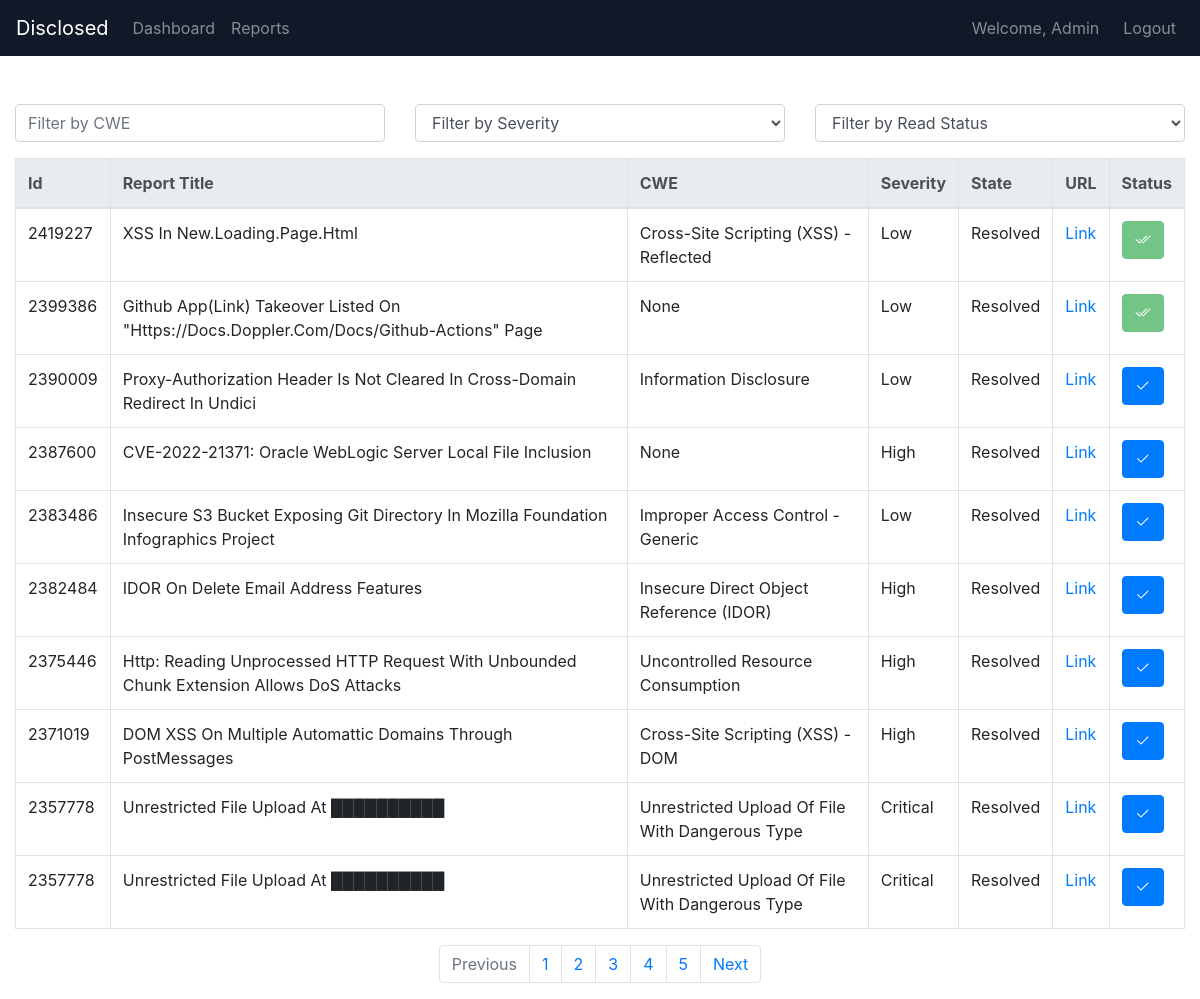
Screenshot of /reports (signed in) with the database file from the repository.
### main/models.py (models this page shows, shortened)
class Report(models.Model):
    report_id = models.IntegerField()
    title = models.CharField(max_length=255)
    cwe = models.CharField(max_length=255)
    severity = models.CharField(max_length=255)
    url = models.CharField(max_length=255)
    state = models.CharField(max_length=255, default="resolved")
    is_read = models.BooleanField(default=False)

### main/views.py (the view)
# urls.py: path('reports', views.reports, name="Reports" ),
@login_required(login_url='Login')
def reports(request):
    if request.method == "GET":
        report_list = Report.objects.all().order_by('-report_id')
        """ Paginator """
        paginator = Paginator(report_list, per_page=10)
        """ default page num """
        page_num = request.GET.get('page', 1)
        try:
            reports = paginator.page(page_num)
        except PageNotAnInteger:
            reports = paginator.page(1)
        except EmptyPage:
            reports = paginator.page(paginator.num_pages)
        context = {
            "data" : reports ,
        }
        return render(request, 'reports.html', context=context)
    return HttpResponse({"message" : "Method Not Allowd"}, status=405)

### templates/reports.html (shortened to what this page needs)
{% extends "base.html" %}
{% block content %}
    <div class="row mb-3">
        <div class="col-md-4">
            <input class="form-control" id="cweFilter" placeholder="Filter by CWE">
        </div>
        <div class="col-md-4">
            <select class="form-control" id="severityFilter">
                <option value="">Filter by Severity</option>
            </select>
        </div>
        <div class="col-md-4">
            <select class="form-control" id="readStatusFilter">
                <option value="">Filter by Read Status</option>
            </select>
        </div>
    </div>
    <div class="table-responsive">
        <table class="table table-bordered" id="vulnerabilityTable">
            <thead class="thead-light">
                <tr>
                    <th>Id</th>
                    <th>Report Title</th>
                    <th>CWE</th>
                    <th>Severity</th>
                    <th>State</th>
                    <th>URL</th>
                    <th>Status</th>
                </tr>
            </thead>
            <tbody>
                {% for report in data %}
                <tr>
                    <td>{{ report.report_id }} </td>
                    <td>{{ report.title }} </td>
                    <td data-cwe="{{report.cwe}}">{{ report.cwe}} </td>
                    <td data-severity="{{report.severity}}">{{ report.severity }} </td>
                    <td>{{ report.state }}</td>
                    <td>
                        <a href="{{ report.url }}" target="_blank">Link</a>
                    </td>
                    <td>
                    {% if report.is_read == True %}
                        <button type="button" class="btn btn-success btn-xs" disabled><i class="bi bi-check2-all"></i></button>
                        {% else %}
                            <form id="markAsRead">
                                <button type="submit" class="btn btn-primary btn-xs" id="readBtn"><i class="bi bi-check2"></i></button>
                            </form>
                    {% endif %}
                    </td>
                </tr>
                {% endfor %}
            </tbody>
        </table>
    </div>
    {% include "paginator.html" %}
{% endblock content %}

### templates/base.html (shortened to what this page needs)
{% load static %}
<!DOCTYPE html>
<html lang="en">
<head>
  <link rel="stylesheet" href="{% static 'style.css' %}">
  <link rel="stylesheet" href="https://maxcdn.bootstrapcdn.com/bootstrap/4.5.2/css/bootstrap.min.css">
  <link rel="stylesheet" href="https://cdn.jsdelivr.net/npm/bootstrap-icons@1.11.3/font/bootstrap-icons.min.css">
</head>
<body>
    <nav class="navbar navbar-expand-lg sticky-top navbar-dark bg-custom-dark">
            <a class="navbar-brand" href="/home">
              Disclosed
            </a>
            <div class="collapse navbar-collapse" id="navbarNav">
              <ul class="navbar-nav mr-auto">
                <li class="nav-item">
                  <a class="nav-link" href="/home">Dashboard</a>
                </li>
                <li class="nav-item">
                  <a class="nav-link" href="/reports">Reports</a>
                </li>
              </ul>
              <ul class="navbar-nav ml-auto">
                <li class="nav-item">
                  <span class="navbar-text mr-3">Welcome, {{ request.user.username }}</span>
                </li>
                <li class="nav-item">
                  <a class="nav-link" href="/logout">Logout</a>
                </li>
              </ul>
            </div>
      </nav>
<div class="container-fluid mt-5">
    {% block content %}
    {% endblock %}
  </div>
</body>
</html>

### main/static/style.css (style rules this page uses)
body { margin: 0; font-family: "Inter", sans-serif; text-transform: capitalize; }
.bg-custom-dark { background-color: #111827; }

### rows the page displays
Report: report_id "2419227", title "XSS In New.loading.page.html", cwe "Cross-Site Scripting (XSS) - Reflected", severity "Low", state "Resolved"
Report: report_id "2399386", title "Github App(Link) Takeover Listed On \"https://Docs.doppler.com/Docs/Github-Actions\" Page", cwe "None", severity "Low", state "Resolved"
Report: report_id "2390009", title "Proxy-Authorization Header Is Not Cleared In Cross-Domain Redirect In Undici", cwe "Information Disclosure", severity "Low", state "Resolved"
Report: report_id "2383486", title "Insecure S3 Bucket Exposing Git Directory In Mozilla Foundation Infographics Project", cwe "Improper Access Control - Generic", severity "Low", state "Resolved"

### other values shown
{{ request.user.username }} "Admin"
{{ page_no }} "1" "2" "3" "4" "5"
